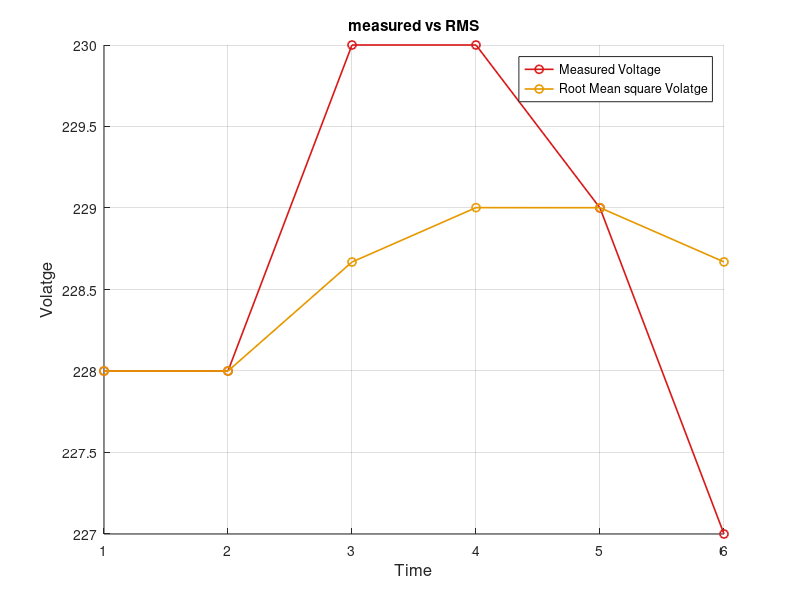
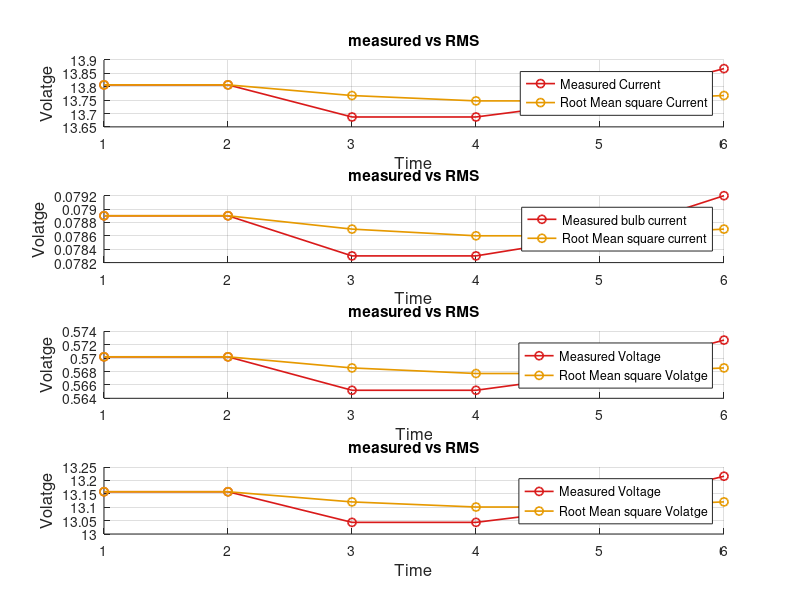
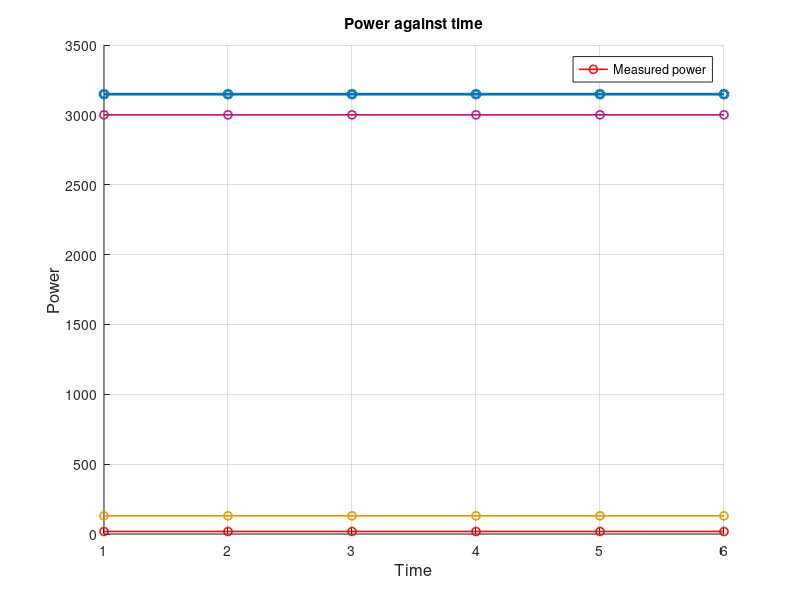
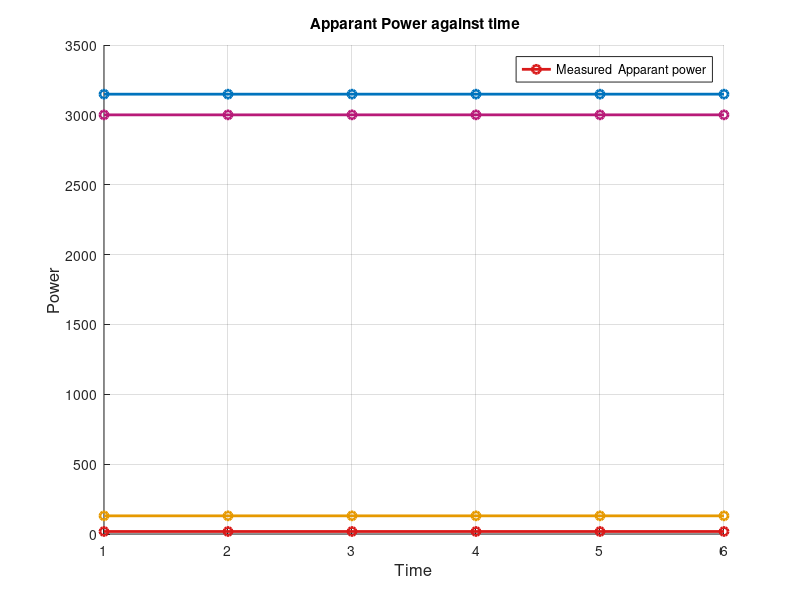

These figures' MATLAB source, in order: (Note: this script raises an error after producing the figures.)
%Formulas: Vrms = sqrt((1/N)*sum(v_n^2))          (eq. 3)
%            Irms = sqrt((1/N)*sum(i_n^2))          (eq. 3)
%            S    = Vrms * Irms
%            P    = (1/N)*sum(v_n * i_n)
%            pf   = P / S




% Data set measured by the volatge sensor and current sensors in time of
% six seconds 
N = 6;
time = (1:N)';
Voltage_measured = [228 228 230 230 229 227];   % V, from ZMPT101B
I_fan_measured    = [0.5702 0.5702 0.5652 0.5652 0.5677 0.5727];% A, ACS712 on fan
I_bulb_measured   = [0.0789 0.0789 0.0783 0.0783 0.0786 0.0792];   % A, ACS712 on bulb
I_heater_measured = [13.1579 13.1579 13.0435 13.0435 13.1004 13.2159]; %ACS712 on heater
I_total_measured = I_fan_measured + I_bulb_measured + I_heater_measured;

Vrms = zeros(N,1);
I_fan_rms = zeros(N,1);
I_bulb_rms = zeros(N,1);
I_heater_rms = zeros(N,1);
I_total_measured_rms = zeros(N,1);

%Now let calculate Vrms 
for i = 1:(N)
    Vrms(i) = sqrt( (1/i) * sum(Voltage_measured(1:i).^2) );
    I_fan_rms(i) = sqrt( (1/i) * sum(I_fan_measured(1:i).^2) );
    I_bulb_rms(i) = sqrt( (1/i) * sum(I_bulb_measured(1:i).^2) );
    I_heater_rms(i) = sqrt( (1/i) * sum(I_heater_measured(1:i).^2) );
    I_total_measured_rms(i) = sqrt( (1/i) * sum(I_total_measured(1:i).^2) );
end

figure(1),hold on
plot(time,Voltage_measured,    '-o' , 'color',  [0.85 0.1 0.1] , 'LineWidth',1.2)
plot(time,Vrms,    '-o' ,'color',    [0.9 0.6 0] ,  'LineWidth',  1.2)
grid on
xlabel("Time",'fontsize' , 12) ,  ylabel ("Volatge", 'fontsize',12)
legend({'Measured Voltage', 'Root Mean square Volatge'})
title('measured vs RMS')

figure(2)
subplot(411),hold on
plot(time, I_total_measured,    '-o' , 'color',  [0.85 0.1 0.1] , 'LineWidth', 1.2)
plot(time, I_total_measured_rms,    '-o' ,'color',    [0.9 0.6 0] ,  'LineWidth',   1.2)
grid on
xlabel("Time",'fontsize' , 12) ,  ylabel ("Volatge", 'fontsize',12)
legend({'Measured Current', 'Root Mean square Current'})
title('measured vs RMS')

subplot(412),hold on
plot(time, I_bulb_measured,    '-o' , 'color',  [0.85 0.1 0.1] , 'LineWidth', 1.2)
plot(time,I_bulb_rms,    '-o' ,'color',    [0.9 0.6 0] ,  'LineWidth',  1.2)
grid on
xlabel("Time",'fontsize' , 12) ,  ylabel ("Volatge", 'fontsize',12)
legend({'Measured bulb current', 'Root Mean square current'})
title('measured vs RMS')

subplot(413),hold on
plot(time,I_fan_measured,    '-o' , 'color',  [0.85 0.1 0.1] , 'LineWidth', 1.2)
plot(time,I_fan_rms,    '-o' ,'color',    [0.9 0.6 0] ,  'LineWidth',   1.2)
grid on
xlabel("Time",'fontsize' , 12) ,  ylabel ("Volatge", 'fontsize',12)
legend({'Measured Voltage', 'Root Mean square Volatge'})
title('measured vs RMS')

subplot(414),hold on
plot(time,I_heater_measured,    '-o' , 'color',  [0.85 0.1 0.1] , 'LineWidth', 1.2)
plot(time,I_heater_rms,    '-o' ,'color',    [0.9 0.6 0] ,  'LineWidth',   1.2)
grid on
xlabel("Time",'fontsize' , 12) ,  ylabel ("Volatge", 'fontsize',12)
legend({'Measured Voltage', 'Root Mean square Volatge'})
title('measured vs RMS')


%now to calculate power
P_bulb_measured =Voltage_measured .* I_bulb_measured ;
P_fan_measured =Voltage_measured .* I_fan_measured ;
P_heater_measured =Voltage_measured .* I_heater_measured ;
P_total = P_bulb_measured + P_fan_measured+ P_heater_measured ;

figure(3), hold on
plot(time,P_bulb_measured,    '-o' , 'color',  [0.85 0.1 0.1] , 'LineWidth', 1.2)
plot(time, P_fan_measured,    '-o' ,'color',    [0.9 0.6 0] ,  'LineWidth',  1.2)
plot(time, P_heater_measured,    '-o' ,'color',    [0.72 0.10 0.47] ,  'LineWidth',  1.2)
plot(time, P_total,    '-o' ,'color',   [0.00 0.45 0.74] ,  'LineWidth',   2)
grid on
xlabel("Time",'fontsize' , 12) ,  ylabel ("Power", 'fontsize',12)
legend({'Measured power'})
title('Power against time')

%now let calculate apparant power over time
 

S_Power_bulb = Vrms .*  I_bulb_rms;
S_Power_fan = Vrms .*  I_fan_rms;
S_Power_heater = Vrms .*  I_heater_rms;
S_Power_total = S_Power_bulb +S_Power_fan +S_Power_heater;

figure(4), hold on
plot(time,S_Power_bulb,    '-o' , 'color',  [0.85 0.1 0.1] , 'LineWidth', 2)
plot(time,S_Power_fan,    '-o' ,'color',    [0.9 0.6 0] ,  'LineWidth',   2)
plot(time,S_Power_heater  ,    '-o' ,'color',    [0.72 0.10 0.47] ,  'LineWidth',   2)
plot(time, S_Power_total,    '-o' ,'color',   [0.00 0.45 0.74] ,  'LineWidth',   2)
grid on
xlabel("Time",'fontsize' , 12) ,  ylabel ("Power", 'fontsize',12)
legend({'Measured  Apparant power'})
title(' Apparant Power against time')

E_bulb_kWh   = cumtrapz(time,P_bulb_measured')   / 3600 / 1000;
E_fan_kWh    = cumtrapz(time,P_fan_measured')    / 3600 / 1000;
E_heater_kWh = cumtrapz(time,  P_heater_measured') / 3600 / 1000;
E_total_kWh  = cumtrapz(time, P_total')  / 3600 / 1000;

figure(5);
plot(time, E_bulb_kWh, 'r-o', 'LineWidth', 1.2); hold on;
plot(time, E_fan_kWh, 'g-o', 'LineWidth', 1.2);
plot(time, E_heater_kWh, 'm-o', 'LineWidth', 1.2);
plot(time, E_total_kWh, 'k-o', 'LineWidth', 1.6);
grid on; xlabel('Time (s)'); ylabel('Energy (kWh)');
legend('Bulb','Fan','Heater','Total','Location','best');
title('Cumulative energy per load (\int P \, dt)');

% ---- Build a results struct so you can query any value by name ----
results.time = time;

results.P_bulb   = P_bulb_measured;
results.P_fan    = P_fan_measured;
results.P_heater = P_heater_measured;
results.P_total  = P_total;

results.E_bulb   = E_bulb_kWh;
results.E_fan    = E_fan_kWh;
results.E_heater = E_heater_kWh;
results.E_total  = E_total_kWh;

results.S_bulb   = S_Power_bulb;
results.S_fan    = S_Power_fan;
results.S_heater = S_Power_heater;
results.S_total  = S_Power_total;

% ---- Final summary (one number per load) ----
summary.E_bulb_total   = E_bulb_kWh(end);
summary.E_fan_total    = E_fan_kWh(end);
summary.E_heater_total = E_heater_kWh(end);
summary.E_total        = E_total_kWh(end);

disp(summary)

%case scenario
N_case =6;
time_case = (1:N_case)';

fan_on = [ 1 1 1 0 0 0]';

%now let use cases
current_bulb_case = I_bulb_measured';
current_heater_case = I_heater_measured';
current_fan_case = I_fan_measured' .* fan_on;
V_case = Voltage_measured';
%power used
P_bulb_case = V_case .* current_bulb_case;
P_heater_case = V_case .* current_heater_case;
P_fan_case = V_case .* current_fan_case ;

P_total_case = P_bulb_case + P_heater_case + P_fan_case;
E_total_case = cumtrapz(time_case, P_total_case ) / 3600 / 1000;   % kWh

% ---- Plot: shows the drop when fan turns off ----
figure(6), hold on
plot(time_case, P_fan_case,   '-o', 'Color', [0.9 0.6 0],    'LineWidth', 2)
plot(time_case, P_total_case, '-o', 'Color', [0.00 0.45 0.74], 'LineWidth', 2)
grid on
xlabel('Time (s)'), ylabel('Power (W)')
legend('Fan Power', 'Total Power')
title('Case Scenario: Fan Switches OFF at t = 4s')

figure(7),hold on
plot(time_case, E_total_case, '-o', 'Color', [0.00 0.45 0.74], 'LineWidth', 2)
plot(time, E_total_kWh, 'k-o', 'LineWidth', 1.6);

grid on
xlabel('Time (s)'), ylabel('Cumulative Energy (kWh)')
legend({'full load ', 'load after fan is off'})
title('Total Energy — growth slows once fan is OFF')

%% ---- Build the results table ----
results = table(time, Voltage_measured', Vrms, ...
    I_bulb_measured', I_bulb_rms, I_fan_measured', I_fan_rms, ...
    I_heater_measured', I_heater_rms, ...
    P_bulb_measured', P_fan_measured', P_heater_measured', P_total', ...
    S_Power_bulb, S_Power_fan, S_Power_heater, S_Power_total, ...
    E_bulb_kWh, E_fan_kWh, E_heater_kWh, E_total_kWh, ...
    'VariableNames', {'Time_s','V_measured','Vrms', ...
    'I_bulb_measured','Irms_bulb','I_fan_measured','Irms_fan', ...
    'I_heater_measured','Irms_heater', ...
    'P_bulb_W','P_fan_W','P_heater_W','P_total_W', ...
    'S_bulb_VA','S_fan_VA','S_heater_VA','S_total_VA', ...
    'E_bulb_kWh','E_fan_kWh','E_heater_kWh','E_total_kWh'});

%---- Export to CSV ----
writetable(results, 'measured_dpb_dataset.csv');
disp('Dataset exported successfully.')




    
